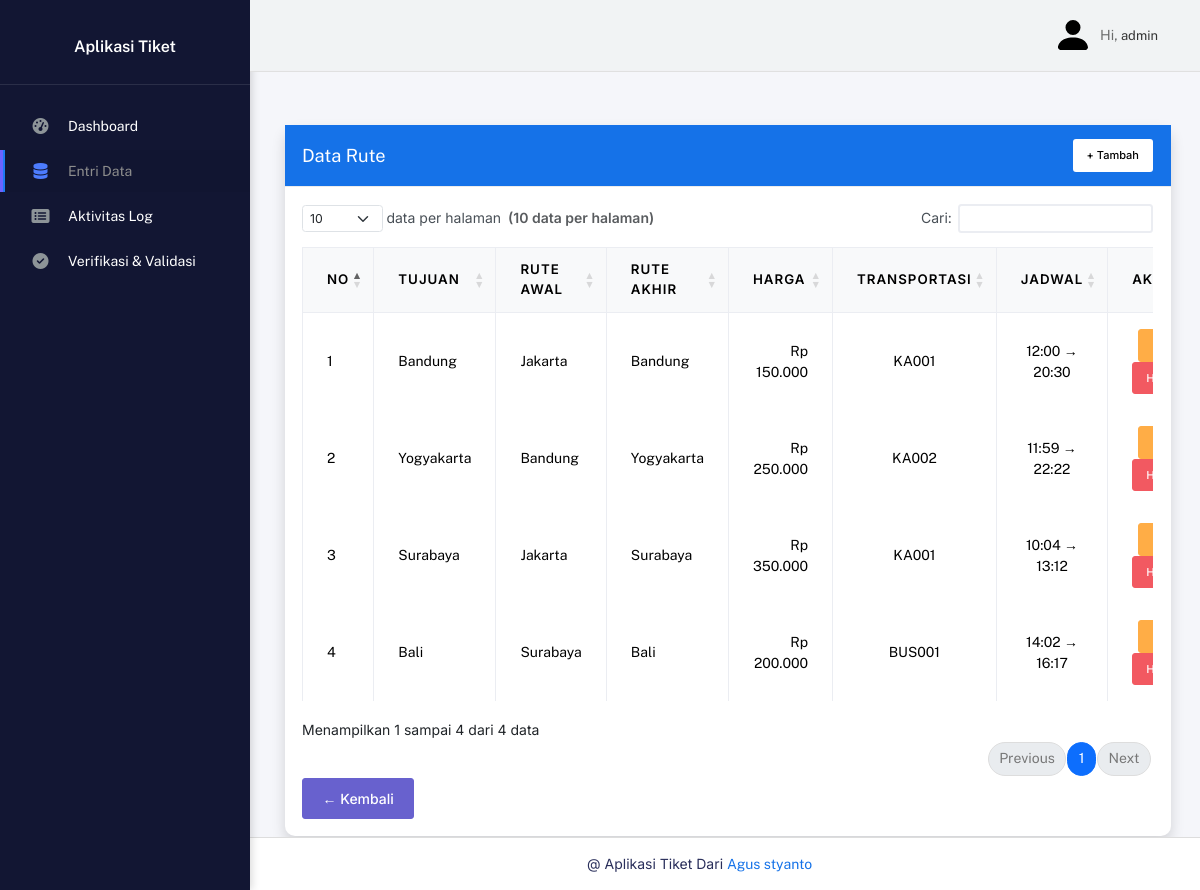
The page /backend/pages/entri data/rute.php (signed in) on the database its author committed.
### tables this page shows
CREATE TABLE `rute` (
  `id_rute` int NOT NULL,
  `tujuan` varchar(100) DEFAULT NULL,
  `rute_awal` varchar(100) NOT NULL,
  `rute_ahir` varchar(100) NOT NULL,
  `harga` decimal(12,2) NOT NULL,
  `id_transportasi` int NOT NULL
);

CREATE TABLE `transportasi` (
  `id_transportasi` int NOT NULL,
  `kode` varchar(20) NOT NULL,
  `jumlah_kursi` int NOT NULL,
  `keterangan` text,
  `id_type_transportasi` int NOT NULL
);

### backend/pages/entri data/rute.php (the view, shortened to what this page needs)
<?php
include '../../partials/header.php';
include '../../partials/navbar.php';
include '../../partials/sidebar.php';
include '../../../config/connection.php';
$q = mysqli_query($conn, "
    SELECT
        r.id_rute,
        r.tujuan,
        r.rute_awal,
        r.rute_ahir,
        r.harga,
        t.kode AS transportasi,
        GROUP_CONCAT(
            DISTINCT CONCAT(
                TIME_FORMAT(j.jam_berangkat, '%H:%i'),
                ' → ',
                TIME_FORMAT(j.jam_tiba, '%H:%i')
            )
            ORDER BY j.jam_berangkat ASC SEPARATOR ', '
        ) AS jadwal
    FROM rute r
    JOIN transportasi t ON r.id_transportasi = t.id_transportasi
    LEFT JOIN jadwal j ON r.id_rute = j.id_rute
    GROUP BY r.id_rute
");
?>
<div class="container-fluid">
    <div class="page-inner mt-4 px-3">
        <div class="card shadow border-0">
            <div class="card-header d-flex justify-content-between align-items-center bg-primary text-white">
                <h5 class="mb-0">Data Rute</h5>
                <a href="../entri data/create_rute.php" class="btn btn-light btn-sm">+ Tambah</a>
            </div>
            <div class="card-body">
                <div class="table-responsive">
                    <table class="table table-hover table-bordered align-middle datatable">
                        <thead class="table-light">
                            <tr class="text-center">
                                <th width="5%">No</th>
                                <th>Tujuan</th>
                                <th>Rute Awal</th>
                                <th>Rute Akhir</th>
                                <th>Harga</th>
                                <th>Transportasi</th>
                                <th width="20%">Jadwal</th>
                                <th width="15%">Aksi</th>
                            </tr>
                        </thead>
                        <tbody>
                            <?php if (mysqli_num_rows($q) > 0): ?>
                                <?php
                                $no = 1;
                                while ($row = mysqli_fetch_assoc($q)): ?>
                                    <tr>
                                        <td><?= $no++; ?></td>
                                        <td><?= htmlspecialchars($row['tujuan']); ?></td>
                                        <td><?= htmlspecialchars($row['rute_awal']); ?></td>
                                        <td><?= htmlspecialchars($row['rute_ahir']); ?></td>
                                        <td class="text-end">Rp <?= number_format($row['harga'], 0, ',', '.'); ?></td>
                                        <td class="text-center"><?= htmlspecialchars($row['transportasi']); ?></td>
                                        <td class="text-center">
                                            <?= $row['jadwal']
                                                ? htmlspecialchars($row['jadwal'])
                                                : '<span class="text-muted">Belum ada jadwal</span>'; ?>
                                        </td>
                                        <td class="text-center">
                                            <a href="../entri data/edit_rute.php?id_rute=<?= $row['id_rute']; ?>"
                                                class="btn btn-warning btn-sm">
                                            </a>
                                            <a href="../../actions/entri data/delete_rute.php?id_rute=<?= $row['id_rute']; ?>"
                                                class="btn btn-danger btn-sm btn-delete">
                                                Hapus
                                            </a>
                                        </td>
                                    </tr>
                                <?php endwhile; ?>
                            <?php else: ?>
                                <tr>
                                    <td colspan="8" class="text-center text-muted py-4">Belum ada data rute.</td>
                                </tr>
                            <?php endif; ?>
                        </tbody>
                    </table>
                </div>
                <div class="">
                    <a href="../entri data/index.php" class="btn btn-secondary">
                        ← Kembali
                    </a>
                </div>
            </div>
        </div>
    </div>
</div>
<?php include '../../partials/footer.php'; ?>
<link href="https://cdn.datatables.net/1.13.6/css/dataTables.bootstrap5.min.css" rel="stylesheet">
<link href="https://cdn.datatables.net/buttons/2.4.1/css/buttons.bootstrap5.min.css" rel="stylesheet">

### backend/partials/header.php (shortened to what this page needs)
<!DOCTYPE html>
<html lang="en">
<head>
    <link rel="stylesheet" href="../../tp-ad/assets/css/bootstrap.min.css" />
    <link rel="stylesheet" href="../../tp-ad/assets/css/plugins.min.css" />
    <link rel="stylesheet" href="../../tp-ad/assets/css/kaiadmin.min.css" />
    <link rel="stylesheet" href="../../tp-ad/assets/css/demo.css" />
</head>

### backend/partials/navbar.php (shortened to what this page needs)
<div class="main-panel">
    <div class="main-header shadow-lg">
        <nav
            class="navbar navbar-header navbar-header-transparent navbar-expand-lg border-bottom">
            <div class="container-fluid ">
                <ul class="navbar-nav topbar-nav ms-md-auto align-items-center">
                    <li class="nav-item topbar-user dropdown hidden-caret">
                        <a
                            class="dropdown-toggle profile-pic"
                            data-bs-toggle="dropdown"
                            href="#"
                            aria-expanded="false">
                            <div class="avatar-sm">
                                <img
                                    src="../../tp-ad/assets/img/person.svg"
                                    alt="..."
                                    class="avatar-img rounded-circle" />
                            </div>
                            <span class="profile-username">
                                <span class="op-7">Hi,</span>
                                <small class="text-muted">
                                    <?php echo htmlspecialchars($_SESSION['level'] ?? ''); ?>
                                </small>
                            </span>
                        </a>
                    </li>
                </ul>
            </div>
        </nav>
    </div>

### backend/partials/sidebar.php (shortened to what this page needs)
<?php
$level = $_SESSION['level'] ?? null;
$current_folder = basename(dirname($_SERVER['SCRIPT_NAME']));
?>
<!DOCTYPE html>
<html lang="id">
<head>
    <link rel="stylesheet" href="https://cdnjs.cloudflare.com/ajax/libs/font-awesome/6.4.0/css/all.min.css">
</head>
<body>
    <div class="sidebar">
        <div class="sidebar-logo">
            <a href="../dashbord/index.php" class="text-decoration-none text-white">
                <span>Aplikasi Tiket</span>
            </a>
        </div>
        <ul class="nav">
            <li class="nav-item <?= ($current_folder == 'dashbord') ? 'active' : '' ?>">
                <a href="../dashbord/index.php">
                    <i class="fas fa-tachometer-alt"></i>
                    <span>Dashboard</span>
                </a>
            </li>
            <?php if ($level === 'admin'): ?>
                <li class="nav-item <?= ($current_folder == 'entri data') ? 'active' : '' ?>">
                    <a href="../entri data/index.php">
                        <i class="fas fa-database"></i>
                        <span>Entri Data</span>
                    </a>
                </li>
                <li class="nav-item <?= ($current_folder == 'user_activity') ? 'active' : '' ?>">
                    <a href="../user_activity/index.php">
                        <i class="fas fa-list-alt"></i>
                        <span>Aktivitas Log</span>
                    </a>
                </li>
            <?php endif; ?>
            <?php if (in_array($level, ['petugas', 'admin'])): ?>
                <li class="nav-item <?= ($current_folder == 'Verifikasi_validasi') ? 'active' : '' ?>">
                    <a href="../Verifikasi_validasi/index.php">
                        <i class="fas fa-check-circle"></i>
                        <span>Verifikasi & Validasi</span>
                    </a>
                </li>
            <?php endif; ?>
        </ul>
    </div>
</body>
</html>

### backend/partials/footer.php (shortened to what this page needs)
<footer class="footer">
    <div class="container-fluid d-flex justify-content-center">
        <div class="copyright text-center">
            @ Aplikasi Tiket </i> Dari
            <a href="https://www.instagram.com/styntoo/" target="_blank">Agus styanto</a>
        </div>
    </div>
</footer>

### backend/partials/navbar.php (style rules this page uses)
.main-header { position: fixed; top: 0; left: 260xpx; right: 0; z-index: 1030; background-color: #fff; transition: all 0.3s ease; }
.main-panel { padding-top: 80px; margin-left: 260px; transition: all 0.3s ease; }
body { background-color: #f8faff; }
.navbar .avatar-img { width: 40px; height: 40px; object-fit: cover; }
.navbar .avatar-sm { display: flex; align-items: center; justify-content: center; }
.main-header { position: fixed; top: 0; left: 262x; right: 0; z-index: 1030; background-color: #f1f3f4; box-shadow: none !important; border-bottom: 1px solid #e0e0e0; transition: all 0.3s ease; }
.navbar-header-transparent { background: #f1f3f4 !important; }
.profile-username span, .profile-username small { color: #333 !important; }

### backend/partials/sidebar.php (style rules this page uses)
body { font-family: 'Inter', sans-serif; margin: 0; background-color: #f5f6fa; display: flex; }
.sidebar { width: 250px; min-height: 100vh; background-color: #121633; color: #fff; position: fixed; top: 0; left: 0; box-shadow: 2px 0 8px rgba(0, 0, 0, 0.15); }
.sidebar-logo { padding: 25px 15px; text-align: center; border-bottom: 1px solid rgba(255, 255, 255, 0.1); }
.sidebar-logo span { display: block; font-size: 16px; font-weight: 600; color: white; margin-top: 10px; }
.nav { list-style: none; margin: 0; padding: 0; margin-top: 10px; }
.nav-item a { display: flex; align-items: center; padding: 12px 20px; color: #bfc6d4; text-decoration: none; transition: all 0.3s ease; border-left: 3px solid transparent; }
.nav-item a i { margin-right: 12px; font-size: 16px; width: 20px; text-align: center; }
.nav-item.active>a, .nav-item a:hover { background-color: #1a1f47; color: #fff; border-left: 3px solid #6c63ff; }

### backend/partials/footer.php (style rules this page uses)
.footer { position: fixed; bottom: 0; right: 0; width: 83.4%; background: #fff; border-top: 1px solid #ddd; padding: 15px 20px; text-align: center; z-index: 999; }

### rows shown on the page
rute: tujuan "Bandung", rute_awal "Jakarta", rute_ahir "Bandung", harga "150.000", id_transportasi.kode "KA001", jadwal "12:00 → 20:30"
rute: tujuan "Yogyakarta", rute_awal "Bandung", rute_ahir "Yogyakarta", harga "250.000", id_transportasi.kode "KA002", jadwal "11:59 → 22:22"
rute: tujuan "Surabaya", rute_awal "Jakarta", rute_ahir "Surabaya", harga "350.000", id_transportasi.kode "KA001", jadwal "10:04 → 13:12"
rute: tujuan "Bali", rute_awal "Surabaya", rute_ahir "Bali", harga "200.000", id_transportasi.kode "BUS001", jadwal "14:02 → 16:17"

### other values the page prints
$_SESSION['level'] "admin"
